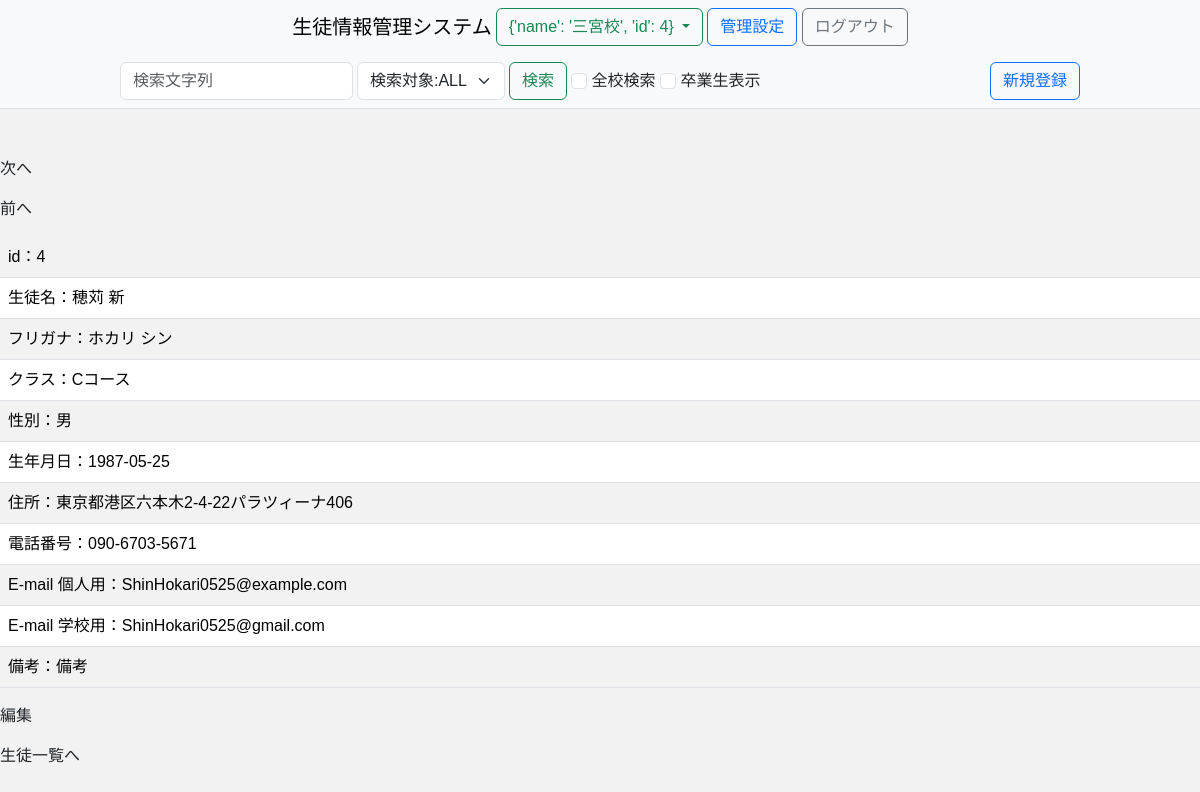
The page /三宮校/student_detail/4 (signed in) on the database its author committed.
### SIMS/models/__init__.py (models this page shows, shortened)
class BaseMixin(db.Model):
    __abstract__ = True
    id = Column(Integer, primary_key=True, autoincrement=True)
    @classmethod
    def get_all(cls, **kwargs):
        if not kwargs:
            all_data = cls.query.all()
        else:
            all_data = cls.query.filter_by(**kwargs).all()
        if all_data is None:
            return None
        return [data.to_dict() for data in all_data]
    @classmethod
    def get_one(cls, **kwargs):
        data = cls.query.filter_by(**kwargs).first()
        if data is None:
            return None
        return data.to_dict()
    def to_dict(self):
        dic = self.__dict__.copy()
        if '_sa_instance_state' in dic:
            del dic['_sa_instance_state']
        return dic

class Student(BaseMixin):
    __tablename__ = 'student'
    name = Column(String(64), nullable=False)
    name_kana = Column(String(64), nullable=False)
    school = Column(String(64), nullable=False)
    class_name = Column(String(64), nullable=False)
    gender = Column(Integer, nullable=False)
    birthday = Column(DateTime, nullable=False)
    address = Column(String(64), nullable=False)
    phone = Column(String(13), nullable=False)
    email = Column(String(64), nullable=False)
    gmail = Column(String(64), nullable=False)
    note = Column(String(400), nullable=False)
    def get_categorized_list(school):
        if school is None:
            students = Student.get_all()
            schools = list(set([dic['school'] for dic in students]))
        else:
            students = Student.get_all(school=school)
            schools = [school]
        students = sorted(students, key=lambda x: x['name_kana'])
        classes = Class.get_all()
        categorized_list = []
        for scl in schools:
            for cls in classes:
                categorized_list.append({
                    'school': scl,
                    'class_name': cls['name'],
                    'class_number': cls['class_number'],
                    'open_date': cls['open_date'].strftime('%Y-%m-%d'), # 日付を文字列に変換
                    'close_date': cls['close_date'].strftime('%Y-%m-%d'), # 日付を文字列に変換
                    'is_open': cls['open_date'] <= datetime.datetime.now() <= cls['close_date'],
                    'students': [student for student in students if student['class_name'] == cls['name'] and student['school'] == scl]
                })
        return categorized_list
    @classmethod
    def get_one(cls, **kwargs):
        dic = super().get_one(**kwargs)
        students = [listByClass['students'] for listByClass in cls.get_categorized_list(dic['school'])]
        categorized_id_list = [student['id'] for student in itertools.chain.from_iterable(students)]
        index = categorized_id_list.index(dic['id'])
        dic['prev_id'] = categorized_id_list[index-1] if index != 0 else None
        dic['next_id'] = categorized_id_list[index+1] if index != len(categorized_id_list)-1 else None
        return dic
    def get_age(self, birthday):
        today = datetime.date.today()
        return today.year - birthday.year - ((today.month, today.day) < (birthday.month, birthday.day))
    def to_dict(self):
        dic = super().to_dict()
        dic['age'] = self.get_age(dic['birthday']) # 年齢を追加
        dic['birthday'] = dic['birthday'].strftime('%Y-%m-%d') # 日付を文字列に変換
        match (dic['gender']):
            case 1:
                dic['gender'] = '男'
            case 2:
                dic['gender'] = '女'
            case 3:
                dic['gender'] = 'その他'
        return dic

### SIMS/views/student_detail.py (the view)
@bp.route('/<school>/student_detail/<int:id>',methods=['GET', 'POST'])
@login_required
def student_detail(id,school):
    student = Student.get_one(id=id)
    school = School.get_one(name=school)
    return render_template('student_detail.html',\
        id = student['id'],\
        name = student['name'],\
        name_kana = student['name_kana'],\
        class_name = student['class_name'],\
        gender = student['gender'],\
        birthday = student['birthday'],\
        address = student['address'],\
        phone = student['phone'],\
        email = student['email'],\
        gmail = student['gmail'],\
        note = student['note'],\
        school = school
    )

### SIMS/user_auth.py (called while the page is built)
    @login_manager.user_loader
    def load_user(user_id):
        return User.query.get(user_id)

### SIMS/templates/student_detail.html (shortened to what this page needs)
<!DOCTYPE html>
<html lang="ja">
<head>
    <link rel="stylesheet" href="https://cdn.jsdelivr.net/npm/bootstrap@5.3.0/dist/css/bootstrap.min.css">
</head>
<body>
    <header>
        {% set subTitle = '生徒一覧' %}
        {% set studentSearch = True %}
        {% extends 'layout.html' %}
        {% block contents %}
        <link rel="stylesheet" href="{{ url_for('static', filename='css/student_list.css') }}"></link>
        {{ super() }}
        <br><br>
        <p>次へ</p>
        <p>前へ</p>
    </header>
    <main>
        <table class="table table-striped">
            <tr>
                <td>
                    id：{{id}}
                </td>
            </tr>
            <tr>
                <td>
                    生徒名：{{name}}
                </td>
            </tr>
            <tr>
                <td>
                    フリガナ：{{name_kana}}
                </td>
            </tr>
            <tr>
                <td>
                    クラス：{{class_name}}
                </td>
            </tr>
            <tr>
                <td>
                    性別：{{gender}}
                </td>
            </tr>
            <tr>
                <td>
                    生年月日：{{birthday}}
                </td>
            </tr>
            <tr>
                <td>
                    住所：{{address}}
                </td>
            </tr>
            <tr>
                <td>
                    電話番号：{{phone}}
                </td>
            </tr>
            <tr>
                <td>
                    E-mail 個人用：{{email}}
                </td>
            </tr>
            <tr>
                <td>
                    E-mail 学校用：{{gmail}}
                </td>
            </tr>
            <tr>
                <td>
                    備考：{{note}}
                </td>
            </tr>
        </table>
    </main>
    <footer>
        <p>編集</p>
        <p>生徒一覧へ</p>
    </footer>
</body>
{% endblock %}

### SIMS/static/css/student_list.css (style rules this page uses)
body { font-family: Arial, sans-serif; background-color: #f2f2f2; }

### rows shown on the page
Student: name "穂苅 新", name_kana "ホカリ シン", class_name "Cコース", address "東京都港区六本木2-4-22パラツィーナ406", phone "090-6703-5671", email "ShinHokari0525@example.com", gmail "ShinHokari0525@gmail.com", note "備考"

### other values the page prints
{{ title }} "生徒情報管理システム"
{{ school }} "{'name': '三宮校', 'id': 4}"
{{ id }} "4"
{{ gender }} "男"
{{ birthday }} "1987-05-25"
